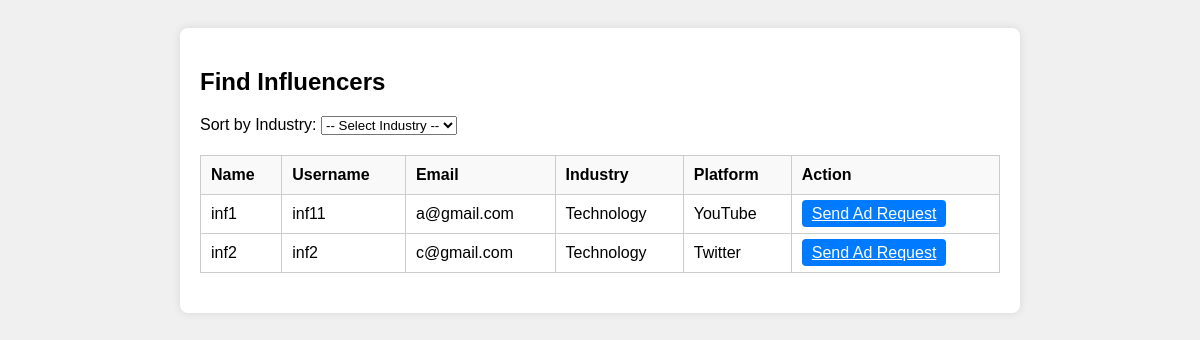
The app's page /sp_find, older data.
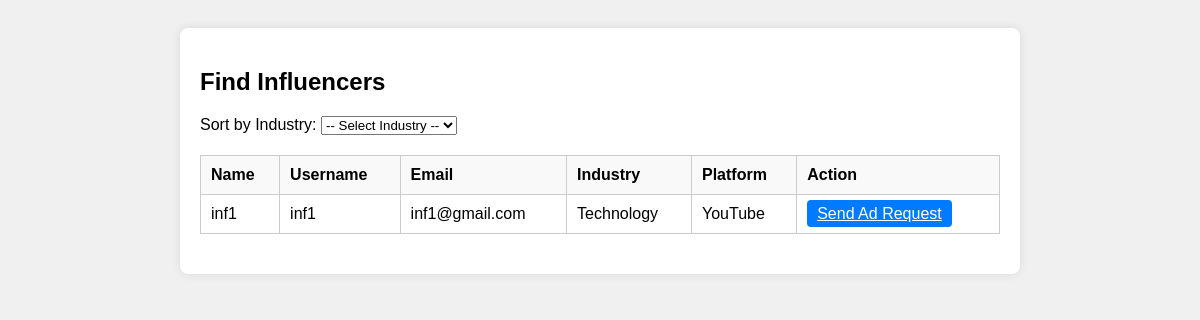
The same page, newer data.
### applications/models.py (models this page shows)
class influencer(db.Model):
    id = db.Column(db.Integer, primary_key=True)
    name = db.Column(db.String(100), nullable=True)
    username = db.Column(db.String(20), unique=True, nullable=False)
    password = db.Column(db.String(100), nullable=False)
    industry = db.Column(db.String(100),nullable = False)
    email = db.Column(db.String(100), unique=True, nullable=False)
    platform = db.Column(db.String(100))
    followers = db.Column(db.Integer, nullable=False)
    ad_requests = db.relationship('adrequest', backref='influencer', lazy=True)

### applications/routes.py (the view)
@app.route('/sp_find', methods=['GET'])
def sp_find():
    selected_industry = request.args.get('industry', None)
    if selected_industry:
        influencers = influencer.query.order_by(
            db.case(
                (influencer.industry == selected_industry, 0),  # Selected industry at the top
                (influencer.industry != selected_industry, 1),  # Others follow
                else_=2
            ),
        ).all()
    else:
        influencers = influencer.query.all()
    return render_template('sp_find.html', influencers=influencers, selected_industry=selected_industry)

### templates/sp_find.html (shortened to what this page needs)
<!DOCTYPE html>
<html lang="en">
<head>
</head>
<body>
    <div class="container">
        <h2>Find Influencers</h2>
        <form method="GET" action="{{ url_for('sp_find') }}">
            <div class="form-group">
                <label for="industry">Sort by Industry:</label>
                <select name="industry" id="industry" onchange="this.form.submit()">
                    <option value="">-- Select Industry --</option>
                </select>
            </div>
        </form>
        <table>
            <thead>
                <tr>
                    <th>Name</th>
                    <th>Username</th>
                    <th>Email</th>
                    <th>Industry</th>
                    <th>Platform</th>
                    <th>Action</th>
                </tr>
            </thead>
            <tbody>
                {% for influencer in influencers %}
                    <tr>
                        <td>{{ influencer.name }}</td>
                        <td>{{ influencer.username }}</td>
                        <td>{{ influencer.email }}</td>
                        <td>{{ influencer.industry }}</td>
                        <td>{{ influencer.platform }}</td>
                        <td>
                            <a href="{{ url_for('ad_request', influencer_id=influencer.id) }}" class="button">Send Ad Request</a>
                        </td>
                    </tr>
                {% endfor %}
            </tbody>
        </table>
    </div>
</body>
</html>

Row changes from the older to the newer data that the page shows:
removed influencer: name "inf2", username "inf2", email "c@gmail.com", industry "Technology", platform "Twitter"
changed influencer "inf1": username "inf11" → "inf1"; email "a@gmail.com" → "inf1@gmail.com"
